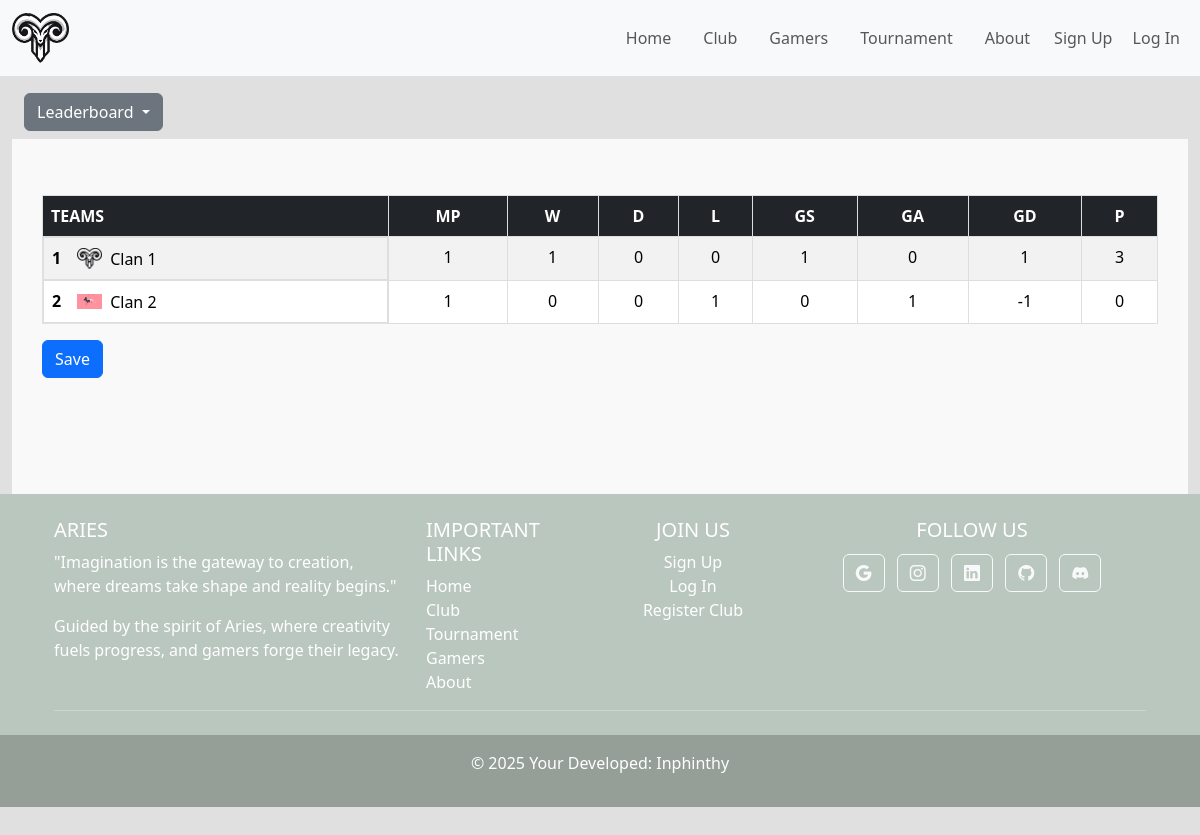
Page /tournaments/cvc_tour_view/56/ on the committed database.
### clubs/models.py (models this page shows, shortened)
class Clans(models.Model):
    clan_name = models.CharField(max_length=255)
    clan_tag = models.CharField(max_length=10)
    email = models.EmailField()
    password = models.CharField(max_length=128)
    clan_description = models.TextField()
    clan_logo = models.ImageField(default="areis-1.png",upload_to='clan_logos')
    clan_profile_pic = models.ImageField(default="areis-2.jpg",upload_to='clan_profile')
    clan_website = models.URLField(blank=True, null=True)
    date_joined = models.DateTimeField(auto_now_add=True)
    primary_game = models.CharField(max_length=255, blank=True, null=True) #which games they mainly play
    other_games = models.CharField(max_length=255, blank=True, null=True)
    country = models.CharField(max_length=50)
    social_links = models.JSONField(blank=True, null=True)
    is_recruiting = models.BooleanField(default=False)
    recruitment_requirements = models.TextField(blank=True, null=True)
    created_by = models.ForeignKey(User, on_delete=models.CASCADE, null=True, blank=True)
    class Meta:
        verbose_name = "Clan"
        verbose_name_plural = "Clans"

### tournaments/views.py (the view, shortened to what this page needs)
# urls.py: path('cvc_tour_view/<int:tour_id>/', views.tours_cvc_view, name='cvc_details'),  # View specific Clan vs Clan tournament
def tours_cvc_view(request,tour_id):
    cvc_tournaments = get_object_or_404(ClanTournament, id=tour_id)
    match_data = cvc_tournaments.load_match_data_from_file()
    tour_kind ='cvc'
    rounds = []
    if cvc_tournaments.tour_type == "cup":
        for round in match_data["rounds"]:
            for match in round["matches"]:
                team_a_user = get_object_or_404(Clans, clan_name=match["team_a"])
                team_b_user = get_object_or_404(Clans, clan_name=match["team_b"])
                match["team_a_logo"] = team_a_user.clan_logo
                match["team_b_logo"] = team_b_user.clan_logo
    elif cvc_tournaments.tour_type == "league":
        for round_key, round in match_data["fixtures"].items():
            for match in round:
                team_a_profile = get_object_or_404(Clans, clan_name=match["team_a"])
                match["team_a_logo"] = team_a_profile.clan_logo
                if match["team_b"] != "Bye":
                    team_b_profile = get_object_or_404(Clans, clan_name=match["team_b"])
                    match["team_b_logo"] = team_b_profile.clan_logo
                else:
                    match["team_b_logo"] = None
        for team_name, team_stats in match_data["table"].items():
            team_profile = get_object_or_404(Clans, clan_name=team_name)
            team_stats["team_logo"] = team_profile.clan_logo
    return render(request,'tournaments/cvc_tours_veiw.html',{'tour':cvc_tournaments, 'match_data': match_data,'rounds':rounds,'tour_kind':tour_kind  })

### tournaments/models.py (called while the page is built)
    def get_json_file_path(self):
        directory = os.path.join(settings.MEDIA_ROOT, 'tournament_data')
        os.makedirs(directory, exist_ok=True)  # Ensure the directory exists
        return os.path.join(directory, f'tournament_clan_{self.pk}.json')

    def load_match_data_from_file(self):
            file_path = self.get_json_file_path()
            if os.path.exists(file_path) and os.path.getsize(file_path) > 0:
                with open(file_path, 'r') as json_file:
                    try:
                        return json.load(json_file)
                    except json.JSONDecodeError:
                        print("Error decoding JSON.")
                        return {}
            else:
                return {}

### tournaments/templates/tournaments/cvc_tours_veiw.html (shortened to what this page needs)
{% extends "base.html" %}
{% block content %}
{% if tour.tour_type == 'cup' %}
{% include "tournaments/cup.html" %}
{% elif  tour.tour_type == 'league'%}
{% include "tournaments/league.html" %}
{% elif  tour.tour_type == 'groups_knockout'%}
{% include "tournaments/groups_knockout.html" %}
{% endif %}
{% endblock content %}

### tournaments/templates/tournaments/league.html (shortened to what this page needs)
<nav class="navbar navbar-expand-lg">
    <div class="container-fluid">
        <div class="dropdown ">
            <button class="btn btn-secondary dropdown-toggle"
                    type="button"
                    id="dropdownMenuButton"
                    data-bs-toggle="dropdown"
                    aria-expanded="false">
                    Leaderboard
            </button>
        </div>
    </div>
</nav>
<div id="section-1" class="content-section active-content">
    <section class="content-info">
        <div class="container py-3">
            <div class="row">
                <div class="col-12">
                    <table class="table table-striped table-hover ">
                        <thead class="table-dark">
                            <tr>
                                <th class="text-start">TEAMS</th>
                                <th class="text-center">MP</th>
                                <th class="text-center">W</th>
                                <th class="text-center">D</th>
                                <th class="text-center">L</th>
                                <th class="text-center hide">GS</th>
                                <th class="text-center hide">GA</th>
                                <th class="text-center">GD</th>
                                <th class="text-center">P</th>
                            </tr>
                        </thead>
                        <tbody class="text-center">
                            {% for team_name, team_stats in match_data.table.items %}
                            <tr>
                                <td class="text-start d-flex">
                                   <span class="fw-bold me-3">{{ forloop.counter }}</span>
                                    <div class="team-info">
                                    {% if team_stats.team_logo %}
                                        <img src="{{ team_stats.team_logo.url }}" alt="{{ team_name }}" class="img-fluid" style="max-width: 30px;max-height: 30px;" loading="lazy">
                                    {% else %}
                                        <span>No Logo</span>
                                    {% endif %}
                                    <span>{{ team_name }}</span>
                                    </div>
                                </td>
                                <td>{{ team_stats.matches_played }}</td>
                                <td>{{ team_stats.wins }}</td>
                                <td >{{ team_stats.draws }}</td>
                                <td>{{ team_stats.losses }}</td>
                                <td class="hide">{{ team_stats.goals_scored }}</td>
                                <td class="hide">{{ team_stats.goals_conceded }}</td>
                                <td>{{ team_stats.goal_difference }}</td>
                                <td>{{ team_stats.points }}</td>
                            </tr>
                            {% endfor %}
                        </tbody>
                    </table>
                    <a href="#section-1" class="btn btn-primary" data-target="#section-1"
                    aria-controls="section-1" onclick="captureSection('#section-1')">Save</a>
                </div>
            </div>
        </div>
    </section>
</div>

### static/css/style.css (style rules this page uses)
html, body { height: 100%; margin: 0; }

### static/css/card.css (style rules this page uses)
a { text-decoration:none; color:black }

### templates/base.html (style rules this page uses)
a { text-decoration:none }

### tournaments/templates/tournaments/cvc_tours_veiw.html (style rules this page uses)
.content-section { display: none; transition: opacity 0.5s ease-in-out; }
.active-content { display: block; opacity: 1; }
a { text-decoration:none; color:black }

### tournaments/templates/tournaments/league.html (style rules this page uses)
.content-info { background: #f9f9f9; padding: 40px 0; background-size: cover!important; background-position: top center!important; background-repeat: no-repeat!important; position: relative; padding-bottom:100px; }
table { width: 100%; background: #fff; border: 1px solid #dedede; }
table thead tr th { padding: 20px; border: 1px solid #dedede; color: #000; }
table.table-striped tbody tr:nth-of-type(odd) { background: #f9f9f9; }
table tr td { padding: 10px 20px; border: 1px solid #dedede; }
table tr td { padding: 10px 40px; border: 1px solid #dedede; }
.team-info { display: flex; align-items: center; overflow: hidden; white-space: nowrap; text-overflow: ellipsis; }
.team-info img { width: 25px; height: 25px; margin-right: 8px; object-fit: contain; }

### rows in the picture
Clans: shows a picture, clan_name "Clan 1", matches_played "1", wins "1", draws "0", losses "0", goals_scored "1", goals_conceded "0", goal_difference "1", points "3"
Clans: shows a picture, clan_name "Clan 2", matches_played "1", wins "0", draws "0", losses "1", goals_scored "0", goals_conceded "1", goal_difference "-1", points "0"
